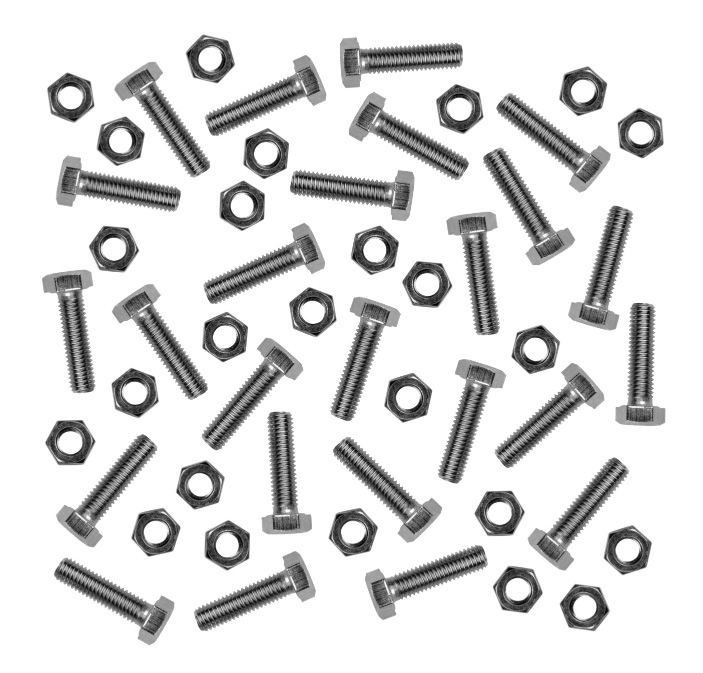
#> input picture lab04/COMP9517_25T2_Lab4_Images/Nuts+Bolts-1.jpg, 703 x 673 px; its folder holds only this picture in this run
$ jupyter execute Lab4.ipynb
#> lines starting #> are read from the running program, lines starting #| are printed output that depends on the picture; after the words box and inside, x2 and y2 are one past the last pixel; in counts of white or black regions, pixels touching at a corner belong together
# Lab4

## Import

[cell 1]
import os
import cv2
import numpy as np
import matplotlib.pyplot as plt

N = 25
threshold_value = 128
kernel_size = 5
min_size_nut = 900
max_size_nut = 1500
min_size_bolt = 2000

image_files = [f for f in os.listdir('COMP9517_25T2_Lab4_Images') if f.endswith('.jpg')]
image_files

[cell 2]
for img_name in image_files:
    img = cv2.imread(os.path.join('COMP9517_25T2_Lab4_Images', img_name))
#> img is the input picture: shape (673, 703, 3); min 0, max 255, mean 218
    gray = cv2.cvtColor(img, cv2.COLOR_BGR2GRAY)

    _, binary = cv2.threshold(gray, threshold_value, 255, cv2.THRESH_BINARY_INV)
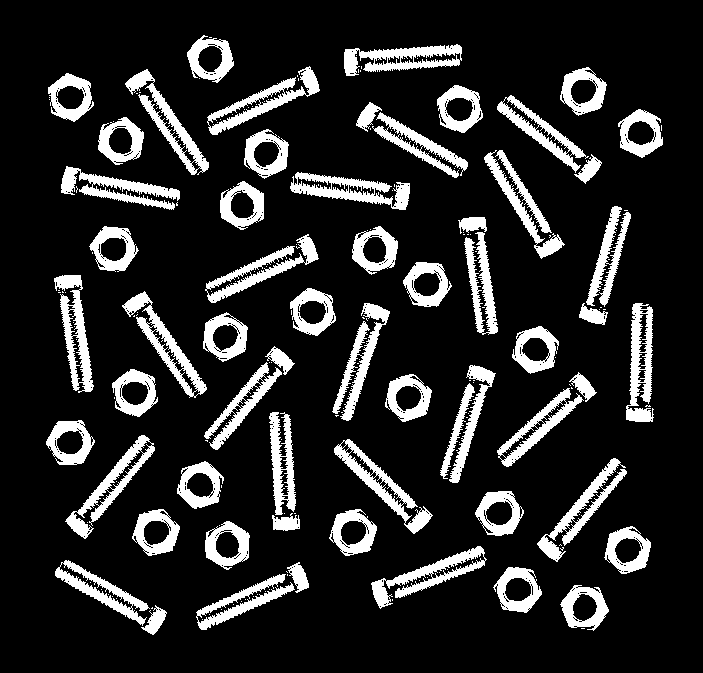
#> binary: shape (673, 703); 15.8% white; 199 white regions (138 under 20 px), largest, box (x1, y1, x2, y2) and area: (290, 172, 410, 210) 1951, (122, 291, 207, 398) 1942, (65, 435, 155, 539) 1942

    kernel = cv2.getStructuringElement(cv2.MORPH_ELLIPSE, (kernel_size, kernel_size))
    binary = cv2.morphologyEx(binary, cv2.MORPH_CLOSE, kernel)
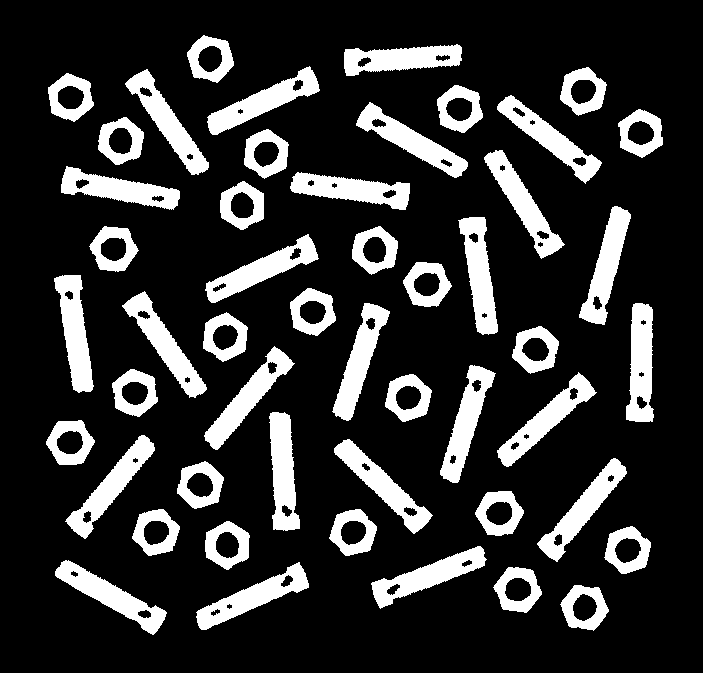
#> binary: shape (673, 703); 18.9% white; 50 white regions, largest, box (x1, y1, x2, y2) and area: (54, 275, 94, 393) 2511, (269, 412, 300, 531) 2484, (458, 217, 498, 335) 2481
    binary = cv2.morphologyEx(binary, cv2.MORPH_OPEN, kernel)
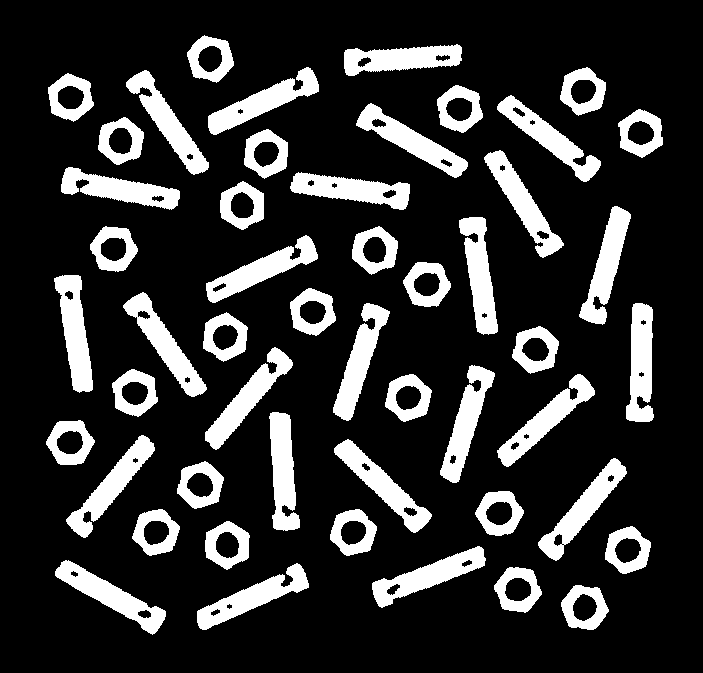
#> binary: shape (673, 703); 18.8% white; 50 white regions, largest, box (x1, y1, x2, y2) and area: (54, 275, 93, 393) 2496, (459, 217, 498, 335) 2460, (269, 412, 300, 531) 2460

    num_labels, labels, stats, centroids = cv2.connectedComponentsWithStats(binary)
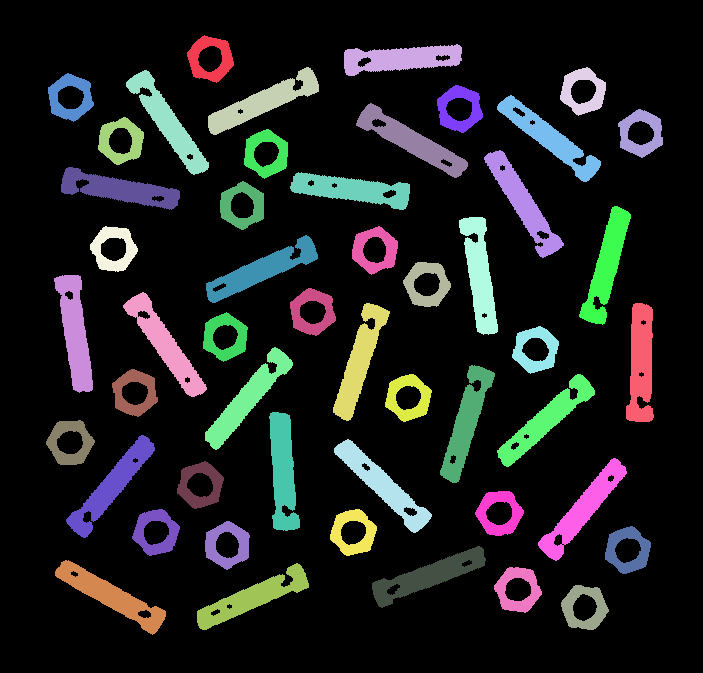
#> labels: shape (673, 703) int32; 51 distinct labels, from 0 to 50; one colour per label, 0 black
#> num_labels = 51; stats = 51 rows, first 6: [0, 0, 703, 673, 384190], [187, 35, 47, 48, 1135], [344, 44, 118, 32, 2383], [208, 67, 111, 68, 2444], [560, 67, 46, 49, 1123], [126, 70, 83, 105, 2406]; centroids = 51 pairs, first value 69.72 to 640.6, second value 58.33 to 607.3
    nuts = 0
    bolts = 0
    for i in range(1, num_labels):
        area = stats[i, cv2.CC_STAT_AREA]
        # print(area)
        if min_size_nut <= area <= max_size_nut:
            nuts += 1
        elif area >= min_size_bolt:
            bolts += 1
#> this loop made 50 passes
#> area on passes 1 to 12: 1135, 2383, 2444, 1123, 2406, 1130, 1131, 2356, 2424, 1126, 1119, 1142
#> after the loop, bolts = 25; nuts = 25

    if nuts == N and bolts == N:
        print(f"{img_name} ({nuts:2}nuts, {bolts:2}bolts): All good")
#| Nuts+Bolts-1.jpg (25nuts, 25bolts): All good
    else:
        ans=[]
        if nuts < N:
            ans.append(f"Add {N-nuts} nuts")
        elif nuts > N:
            ans.append(f"Remove {nuts-N} nuts")
        if bolts < N:
            ans.append(f"Add {N-bolts} bolts")
        elif bolts > N:
            ans.append(f"Remove {bolts-N} bolts")
        print(f"{img_name} ({nuts:2}nuts, {bolts:2}bolts): " + ", ".join(ans))

$ run again, on lab04/COMP9517_25T2_Lab4_Images/Nuts+Bolts-2.jpg
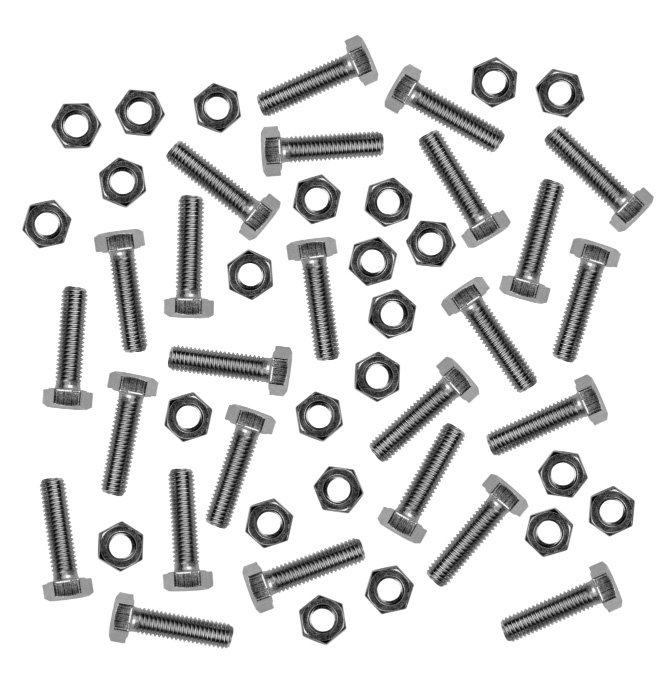
#> input picture lab04/COMP9517_25T2_Lab4_Images/Nuts+Bolts-2.jpg, 671 x 689 px
#> img is the input picture: shape (689, 671, 3); min 2, max 255, mean 217.7
#> `_, binary = cv2.threshold(gray, threshold_value, 255, cv2.THRESH_BINAR..`:
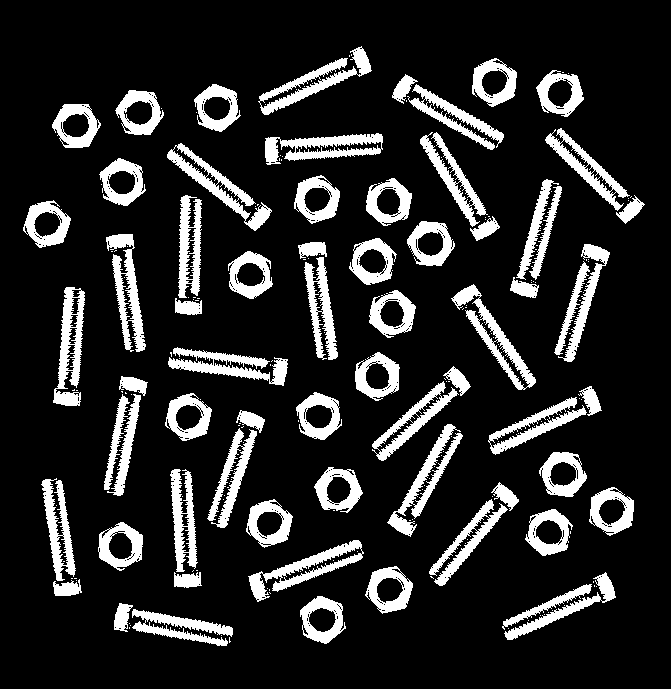
#> binary: shape (689, 671); 15.9% white; 209 white regions (142 under 20 px), largest, box (x1, y1, x2, y2) and area: (53, 287, 85, 406) 1928, (258, 46, 372, 115) 1926, (248, 540, 364, 602) 1922
#> `num_labels, labels, stats, centroids = cv2.connectedComponentsWithStat..`:
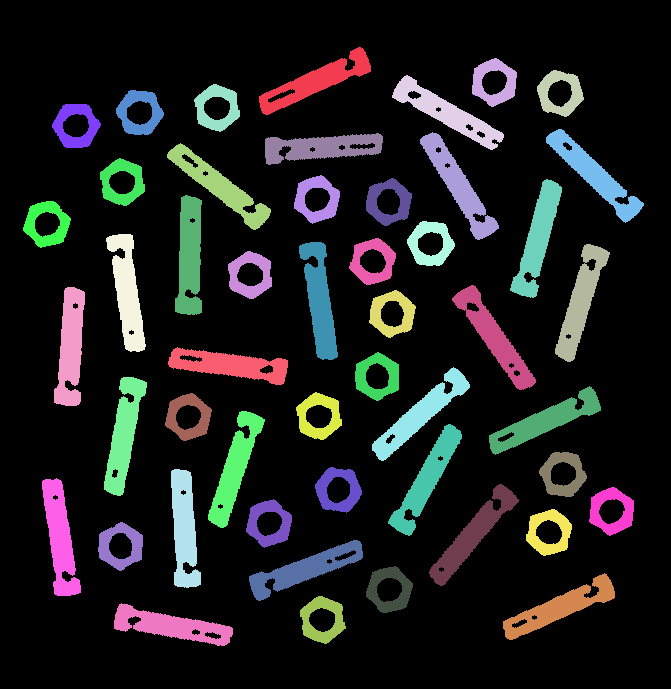
#> labels: shape (689, 671) int32; 50 distinct labels, from 0 to 49; one colour per label, 0 black
#> num_labels = 50; stats = 50 rows, first 6: [0, 0, 671, 689, 375372], [259, 47, 112, 68, 2335], [472, 58, 45, 49, 1139], [537, 70, 47, 47, 1117], [392, 75, 112, 75, 2362], [194, 84, 46, 48, 1119]; centroids = 50 pairs, first value 46.35 to 611.3, second value 81.13 to 625.5
#> the loop `for i in range(1, num_labels):` made 49 passes
#> area on passes 1 to 8: 2335, 1139, 1117, 2362, 1119, 1126, 1124, 2377
#> after the loop `for i in range(1, num_labels):`: bolts = 25; nuts = 24
#| Nuts+Bolts-2.jpg (24nuts, 25bolts): Add 1 nuts

$ run again, on lab04/COMP9517_25T2_Lab4_Images/Nuts+Bolts-3.jpg
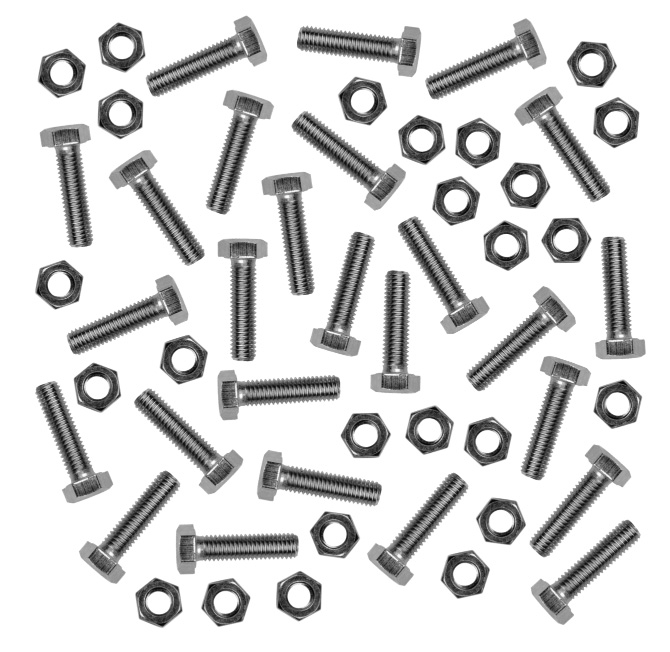
#> input picture lab04/COMP9517_25T2_Lab4_Images/Nuts+Bolts-3.jpg, 670 x 652 px
#> img is the input picture: shape (652, 670, 3); min 1, max 255, mean 214
#> `_, binary = cv2.threshold(gray, threshold_value, 255, cv2.THRESH_BINAR..`:
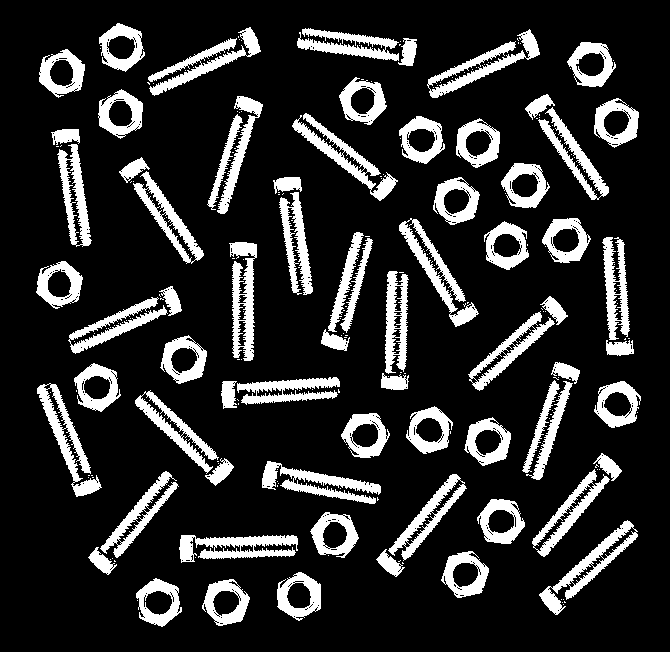
#> binary: shape (652, 670); 17.5% white; 219 white regions (149 under 20 px), largest, box (x1, y1, x2, y2) and area: (229, 242, 257, 361) 1927, (37, 383, 102, 497) 1927, (292, 113, 398, 201) 1921
#> `num_labels, labels, stats, centroids = cv2.connectedComponentsWithStat..`:
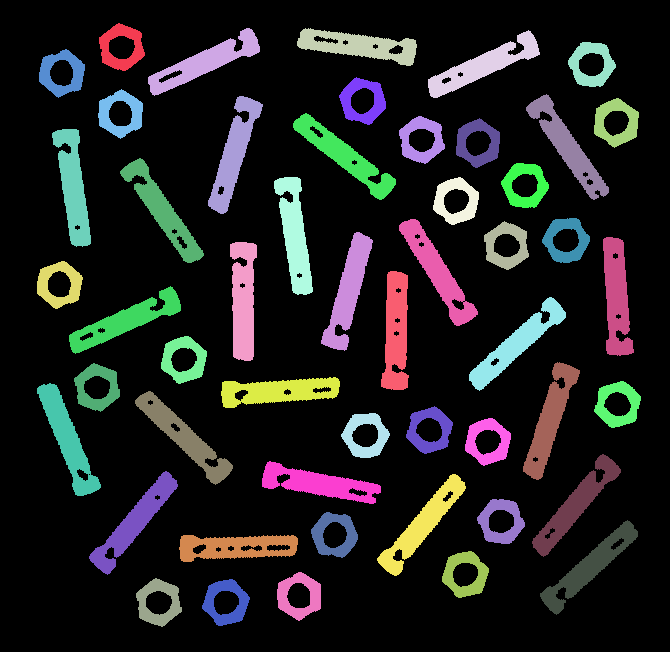
#> labels: shape (652, 670) int32; 52 distinct labels, from 0 to 51; one colour per label, 0 black
#> num_labels = 52; stats = 52 rows, first 6: [0, 0, 670, 652, 346849], [99, 23, 46, 48, 1121], [148, 28, 112, 68, 2349], [297, 28, 120, 38, 2304], [428, 30, 112, 68, 2375], [568, 42, 48, 45, 1119]; centroids = 52 pairs, first value 59.03 to 617.3, second value 45.33 to 602.1
#> the loop `for i in range(1, num_labels):` made 51 passes
#> area on passes 1 to 8: 1121, 2349, 2304, 2375, 1119, 1124, 1136, 1127
#> after the loop `for i in range(1, num_labels):`: bolts = 26; nuts = 25
#| Nuts+Bolts-3.jpg (25nuts, 26bolts): Remove 1 bolts
